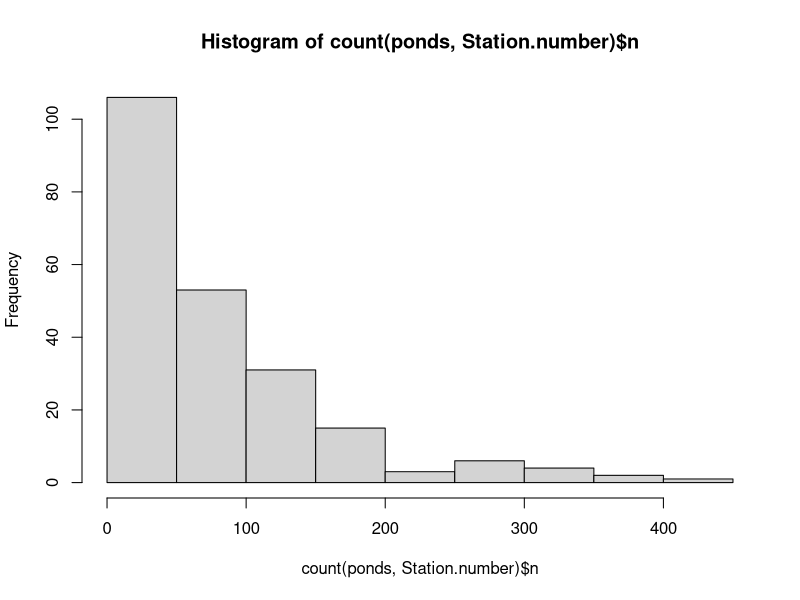
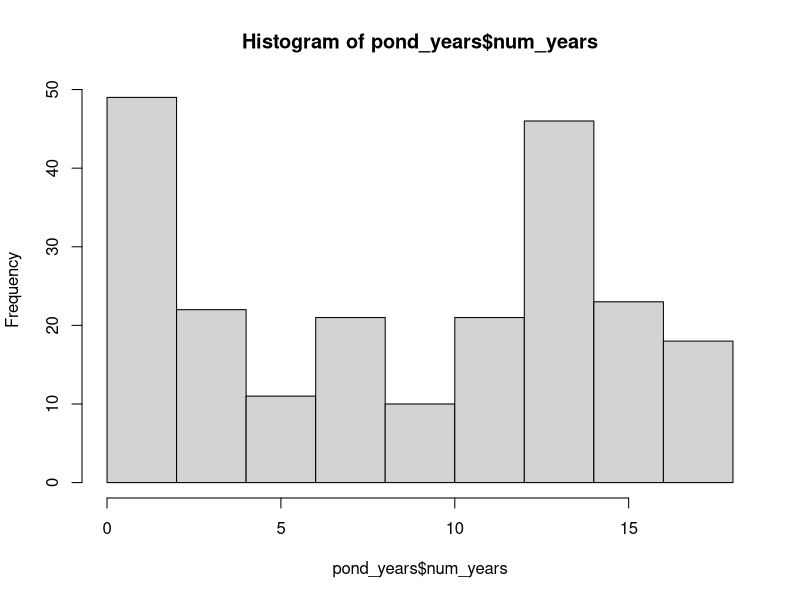
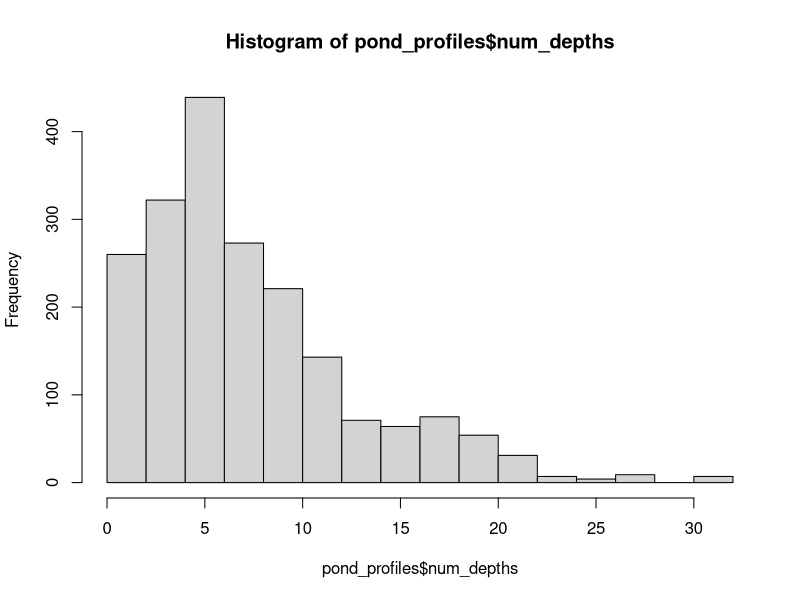
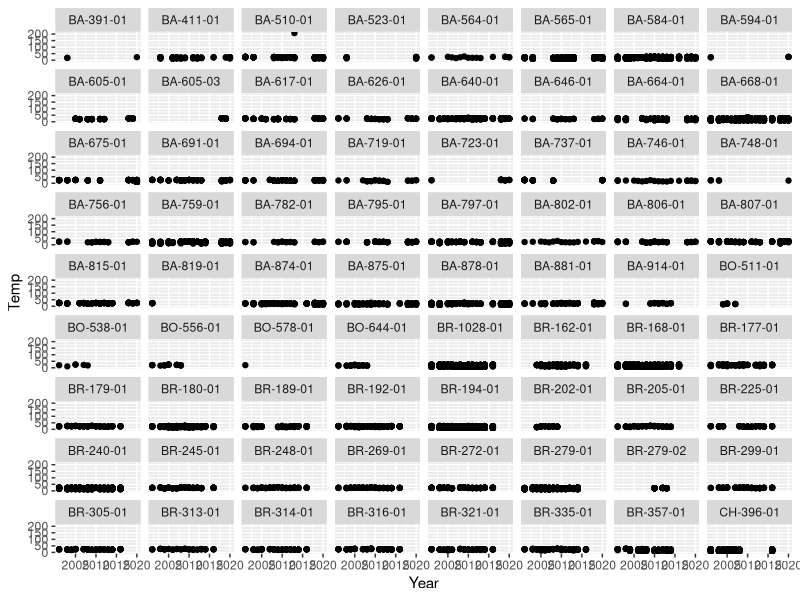
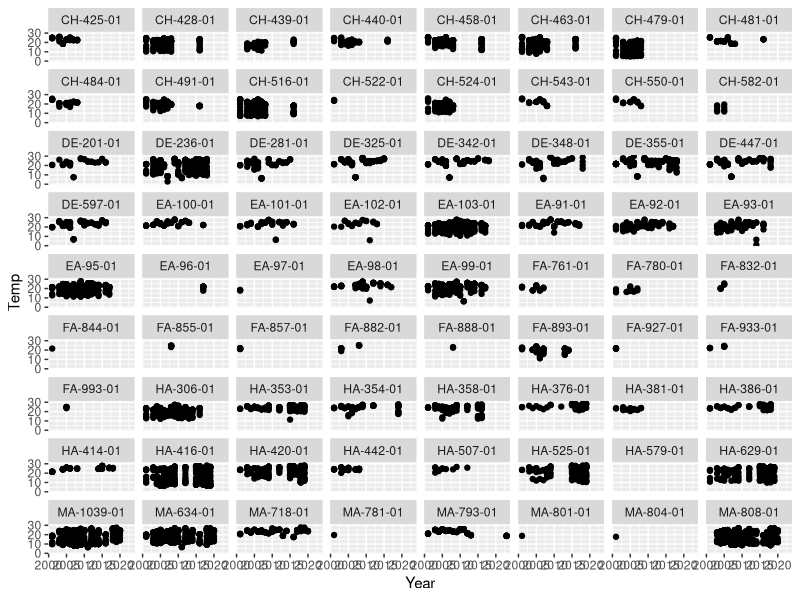
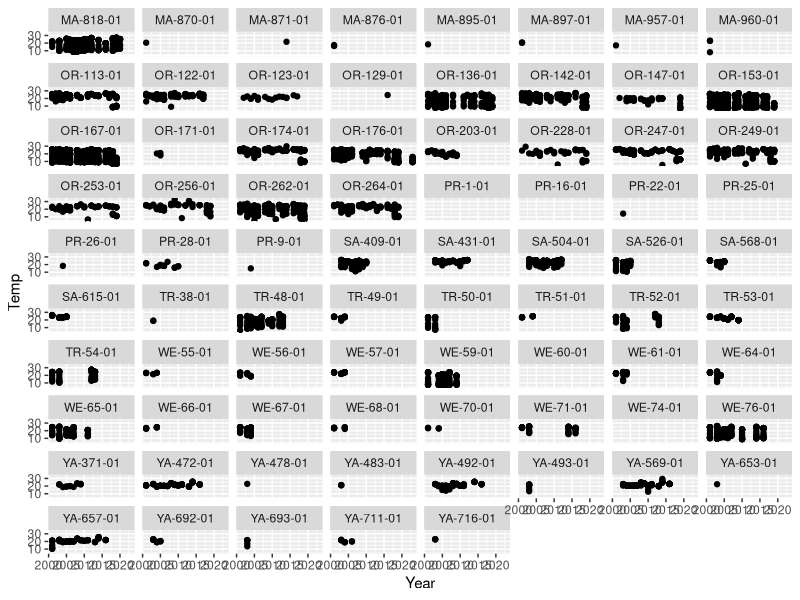
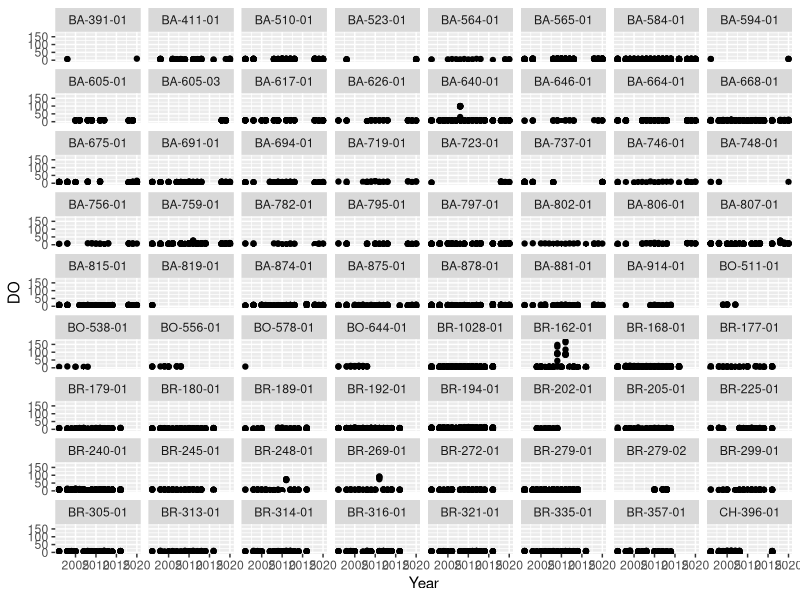
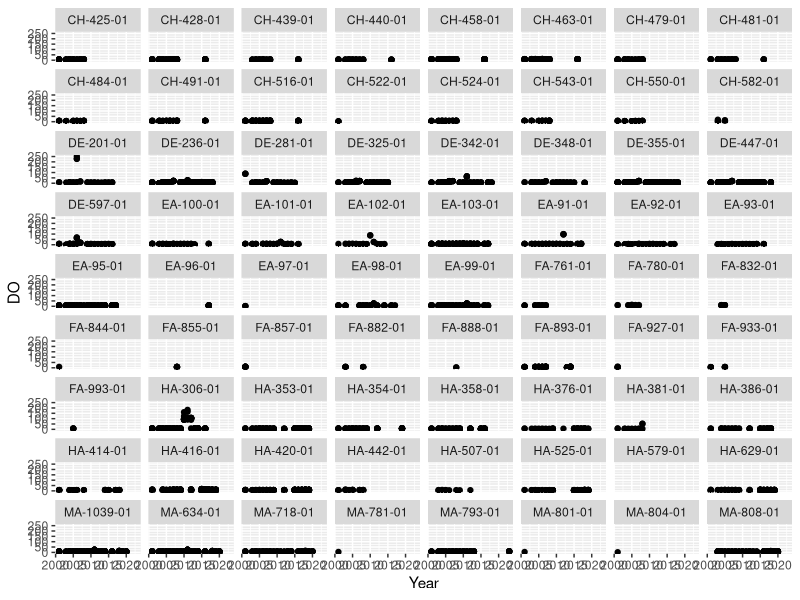

Reproduce these figures in R, in order.
## ---- chunk 1
knitr::opts_chunk$set(echo = TRUE)

library(tidyverse)

setwd("~/Desktop/Repos/BarnstablePonds2023")
## ---- chunk 2
ponds_full <- read.csv("072523_CC_AllPonds_WQ.csv") %>%
  
  # remove non-data rows
  filter(Station.name != "") %>%
  
  # remove unneeded columns
  select(-Station.name, -Long.lat.coordinates, -Sample.number) %>%
  select(-Quality.code, -Quality.code.1, -Quality.code.2, -Quality.code.3, -Quality.code.4, -Quality.code.5,
         -Quality.code.6, -Quality.code.7, -Quality.code.8, -Quality.code.9, -Quality.code.10,
         -Quality.code.11, -Quality.code.12, -Quality.code.13, -Quality.code.14, -Quality.code.15,
         -Quality.code.16, -Quality.code.17, -Quality.code.18, -Quality.code.19, -Quality.code.20,
         -Quality.code.21, -Quality.code.22, -Quality.code.23, -Quality.code.24, -Quality.code.25) %>%
  
  # extract year from date-time column & create new column
  mutate(Date = str_extract(Date.Time..sampling., "\\d+/\\d+/\\d+")) %>%
  
  # extract year from date-time column & create new column
  mutate(Year = paste("20", str_extract(Date.Time..sampling., "(?<=\\d{1,2}/\\d{1,2}/)\\d+"), sep = "")) %>%
  
  # convert year column from character to numeric
  mutate(Year = as.numeric(Year))
## ---- chunk 3
ponds <- ponds_full %>%
  unite(DO, Dissolved.Oxygen...Reported...DO, Dissolved.Oxygen...Reported...DO.1, sep = "") %>%
  unite(Temp, Water.Temperature...TEMP, Water.Temperature...TEMP.1, sep = "") %>%
  unite(pH, pH...PH, pH...PH.1, sep = "") %>%
  unite(DO_sat, Dissolved.Oxygen.Saturation...Reported...DO_SAT,
        Dissolved.Oxygen.Saturation...Reported...DO_SAT.1, sep = "") %>%
  unite(Sal, Salinity...SAL, Salinity...SAL.1, sep = "")

# convert all empty cells to NA
ponds[ponds == ""] <- NA

# convert null datapoints to NA
ponds[ponds == "n.m. 0.00"] <- NA
ponds[ponds == "ND 0.00"] <- NA
ponds[ponds == "<MDL 0.00"] <- NA

# fix non-numeric datapoints
ponds[ponds == "> 15.50"] <- 15.50
ponds[ponds == "< 0.05"] <- 0.05
ponds[ponds == "< 1.50"] <- 1.50
ponds[ponds == "< 0.10"] <- 0.10

# temporarily remove problematic row
ponds <- ponds[-12083, ]

# convert all numerical cols to numeric
is_all_numeric <- function(x) {
  !any(is.na(suppressWarnings(as.numeric(na.omit(x))))) & is.character(x)
}
ponds <- ponds %>% 
  mutate_if(is_all_numeric, as.numeric)

str(ponds)

# ponds <- ponds %>%
#   mutate_at(c("Depth", "Chlorophyll...CHLA", "DO", "Temp", ), as.numeric)
## ---- chunk 4
count(ponds, Station.number) # 221 ponds
min(count(ponds, Station.number)$n)
max(count(ponds, Station.number)$n) # 1-420 observations per pond
median(count(ponds, Station.number)$n) # median of 57 observations per pond

hist(count(ponds, Station.number)$n)

pond_years <- ponds %>%
  group_by(Station.number) %>%
  summarise(num_years = n_distinct(Year))

min(pond_years$num_years)
max(pond_years$num_years) # 1-18 total years of data
median(pond_years$num_years) # median of 10 years per pond

hist(pond_years$num_years)

pond_obs <- ponds %>%
  group_by(Station.number, Year) %>%
  summarize(num_obs = n())

min(pond_obs$num_obs)
max(pond_obs$num_obs) # 1-54 observations per year
median(pond_obs$num_obs)

pond_dates <- ponds %>%
  group_by(Station.number, Year) %>%
  summarize(num_dates = n_distinct(Date))

min(pond_dates$num_dates)
max(pond_dates$num_dates) # 1-5 days sampled per year

pond_profiles <- ponds %>%
  group_by(Station.number, Year) %>%
  summarise(num_depths = n_distinct(Depth))

hist(pond_profiles$num_depths)
## ---- chunk 5
# ponds_filt <- ponds %>%
#   group_by(Station.number) %>%
#   filter(n_distinct(Year) >= 10) %>%
#   ungroup()

ponds1 <- ponds %>%
  filter(Station.number <= "CH-396-01")
ponds2 <- ponds %>%
  filter(Station.number > "CH-396-01" & Station.number <= "MA-808-01")
ponds3 <- ponds %>%
  filter(Station.number > "MA-808-01")

# Temp
ggplot(ponds1, aes(Year, Temp)) +
  geom_point() +
  facet_wrap(~ Station.number, ncol = 8)
ggplot(ponds2, aes(Year, Temp)) +
  geom_point() +
  facet_wrap(~ Station.number, ncol = 8)
ggplot(ponds3, aes(Year, Temp)) +
  geom_point() +
  facet_wrap(~ Station.number, ncol = 8)

# DO
ggplot(ponds1, aes(Year, DO)) +
  geom_point() +
  facet_wrap(~ Station.number, ncol = 8)
ggplot(ponds2, aes(Year, DO)) +
  geom_point() +
  facet_wrap(~ Station.number, ncol = 8)
ggplot(ponds3, aes(Year, DO)) +
  geom_point() +
  facet_wrap(~ Station.number, ncol = 8)

# Sal
ggplot(ponds1, aes(Year, Sal)) +
  geom_point() +
  facet_wrap(~ Station.number, ncol = 8)
ggplot(ponds2, aes(Year, Sal)) +
  geom_point() +
  facet_wrap(~ Station.number, ncol = 8)
ggplot(ponds3, aes(Year, Sal)) +
  geom_point() +
  facet_wrap(~ Station.number, ncol = 8)
